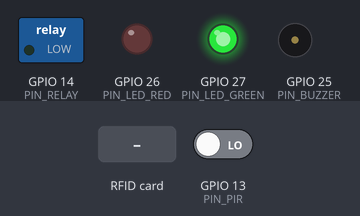
Bench run of a sketch on a simulated ESP32. Parts: switched loads named in the sketch (green lamp = pin HIGH), output pins drawn as LEDs (lit = HIGH), buzzer (waves = sounding, pin HIGH). The test bench sets the inputs (shaded band); at power-on: GPIO 13 (PIN_PIR) LOW. WiFi joins after 1.5 s; servers stay silent unless stated; uploads are accepted with an empty reply; what the sketch prints to the serial monitor is not drawn.

Above: at 2.7 s.
2.8 s: RFID card 5E 7A 19 C4 held to the reader
At 31.74 s:
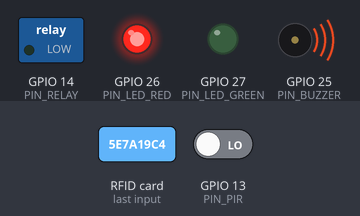
At 32.28 s:
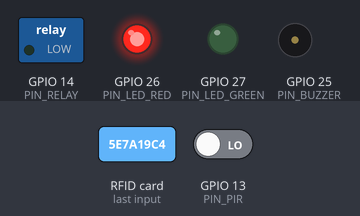
Timing chart, 0 to 33.4 s (numbered marks = the images above; inputs shaded):
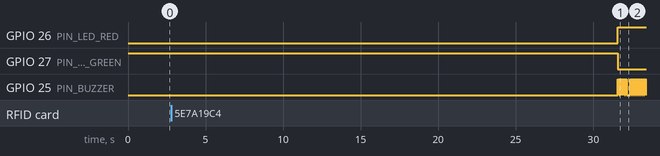

The sketch:

firmware.ino
```cpp
/*
 * ForgetGuard - ESP32 Firmware v2.0
 * IoT-Based Forgotten Object and Last-Person-Out Detection System
 *
 * Hardware Pin Connections:
 * - ESP32 Development Board
 * - PIR Motion Sensor (AM312 / HC-SR501) -> GPIO 13
 * - Active Buzzer                       -> GPIO 25
 * - Red Alert LED                       -> GPIO 26
 * - Green Safe LED                      -> GPIO 27
 * - Appliance Relay Cutoff              -> GPIO 18
 * - MFRC522 RFID SPI:
 *     - SDA (SS)   -> GPIO 5
 *     - SCK        -> GPIO 18 (or shared SPI SCK 18)
 *     - MOSI       -> GPIO 23
 *     - MISO       -> GPIO 19
 *     - RST        -> GPIO 22
 */

#include <WiFi.h>
#include <HTTPClient.h>
#include <SPI.h>
#include <MFRC522.h>

// Wi-Fi Credentials
const char* ssid = "YOUR_WIFI_SSID";
const char* password = "YOUR_WIFI_PASSWORD";

// ForgetGuard Central Hub Server URL
const char* serverUrl = "http://192.168.1.100:5000/api/sensor-data";
const char* apiKey = "sample_key_123";
const char* roomCode = "LAB-101";

// Hardware Pin Definitions
const int PIN_PIR       = 13;
const int PIN_BUZZER    = 25;
const int PIN_LED_RED   = 26;
const int PIN_LED_GREEN = 27;
const int PIN_RELAY     = 14;

const int RFID_SS_PIN   = 5;
const int RFID_RST_PIN  = 22;

MFRC522 mfrc522(RFID_SS_PIN, RFID_RST_PIN);

// Sensor & Telemetry State
const unsigned long BROADCAST_INTERVAL_MS = 4000;
unsigned long lastBroadcast = 0;
bool isRoomOccupied = true;
unsigned long emptyStartedAt = 0;
const unsigned long GRACE_PERIOD_MS = 30000; // 30 seconds

// Local list of registered tags detected
String lastDetectedTag = "";
bool hasForgottenObject = false;

void triggerBuzzerAlarm(bool active) {
  if (active) {
    digitalWrite(PIN_BUZZER, HIGH);
    digitalWrite(PIN_LED_RED, HIGH);
    digitalWrite(PIN_LED_GREEN, LOW);
  } else {
    digitalWrite(PIN_BUZZER, LOW);
    digitalWrite(PIN_LED_RED, LOW);
    digitalWrite(PIN_LED_GREEN, HIGH);
  }
}

void setup() {
  Serial.begin(115200);
  pinMode(PIN_PIR, INPUT);
  pinMode(PIN_BUZZER, OUTPUT);
  pinMode(PIN_LED_RED, OUTPUT);
  pinMode(PIN_LED_GREEN, OUTPUT);
  pinMode(PIN_RELAY, OUTPUT);

  digitalWrite(PIN_LED_GREEN, HIGH);
  digitalWrite(PIN_LED_RED, LOW);
  digitalWrite(PIN_BUZZER, LOW);

  SPI.begin();
  mfrc522.PCD_Init();

  Serial.println("\n=============================================");
  Serial.println("  ForgetGuard ESP32 Space Sentinel v2.0");
  Serial.println("  Features: RFID Tags, PIR Sensor, Buzzer, LED");
  Serial.println("=============================================");

  WiFi.begin(ssid, password);
  int tries = 0;
  while (WiFi.status() != WL_CONNECTED && tries < 15) {
    delay(500);
    Serial.print(".");
    tries++;
  }

  if (WiFi.status() == WL_CONNECTED) {
    Serial.print("\nWi-Fi Connected! IP: ");
    Serial.println(WiFi.localIP());
  } else {
    Serial.println("\nRunning in Offline Edge Mode (Local Buzzer & LED active).");
  }
}

void loop() {
  // 1. Read PIR Motion Sensor
  int pirState = digitalRead(PIN_PIR);
  if (pirState == HIGH) {
    isRoomOccupied = true;
    emptyStartedAt = 0;
  } else {
    if (isRoomOccupied) {
      isRoomOccupied = false;
      emptyStartedAt = millis();
      Serial.println("[PIR] Room transitioned to VACANT. Starting grace timer.");
    }
  }

  // 2. Read RFID Reader (MFRC522)
  if (mfrc522.PICC_IsNewCardPresent() && mfrc522.PICC_ReadCardSerial()) {
    String tagUID = "";
    for (byte i = 0; i < mfrc522.uid.size; i++) {
      tagUID += String(mfrc522.uid.uidByte[i] < 0x10 ? "0" : "");
      tagUID += String(mfrc522.uid.uidByte[i], HEX);
    }
    tagUID.toUpperCase();
    lastDetectedTag = tagUID;
    Serial.print("[RFID] Detected Tag UID: ");
    Serial.println(tagUID);
    mfrc522.PICC_HaltA();
  }

  // 3. Offline Edge Alarm Rule
  // If room is empty past grace period and a tag is present inside, beep buzzer!
  if (!isRoomOccupied && emptyStartedAt > 0 && (millis() - emptyStartedAt >= GRACE_PERIOD_MS)) {
    hasForgottenObject = true;
    // Sound buzzer beep sequence
    triggerBuzzerAlarm(true);
    delay(100);
    digitalWrite(PIN_BUZZER, LOW);
  } else {
    hasForgottenObject = false;
    triggerBuzzerAlarm(false);
  }

  // 4. Send Cloud/Local Web Telemetry
  unsigned long now = millis();
  if (now - lastBroadcast >= BROADCAST_INTERVAL_MS) {
    lastBroadcast = now;

    if (WiFi.status() == WL_CONNECTED) {
      HTTPClient http;
      http.begin(serverUrl);
      http.addHeader("Content-Type", "application/json");
      http.addHeader("X-API-Key", apiKey);

      String payload = "{";
      payload += "\"api_key\":\"" + String(apiKey) + "\",";
      payload += "\"room_code\":\"" + String(roomCode) + "\",";
      payload += "\"is_occupied\":" + String(isRoomOccupied ? "true" : "false") + ",";
      payload += "\"rfid_tags\":[\"RFID-BAG-992\",\"BLE-KEY-404\"],";
      payload += "\"device_states\":{\"Ceiling 4K Laser Projector\":true}";
      payload += "}";

      int httpResponse = http.POST(payload);
      if (httpResponse > 0) {
        Serial.printf("[HTTP %d] Telemetry synced to ForgetGuard hub.\n", httpResponse);
      } else {
        Serial.printf("[HTTP Fail] Error code: %d\n", httpResponse);
      }
      http.end();
    }
  }
}
```
